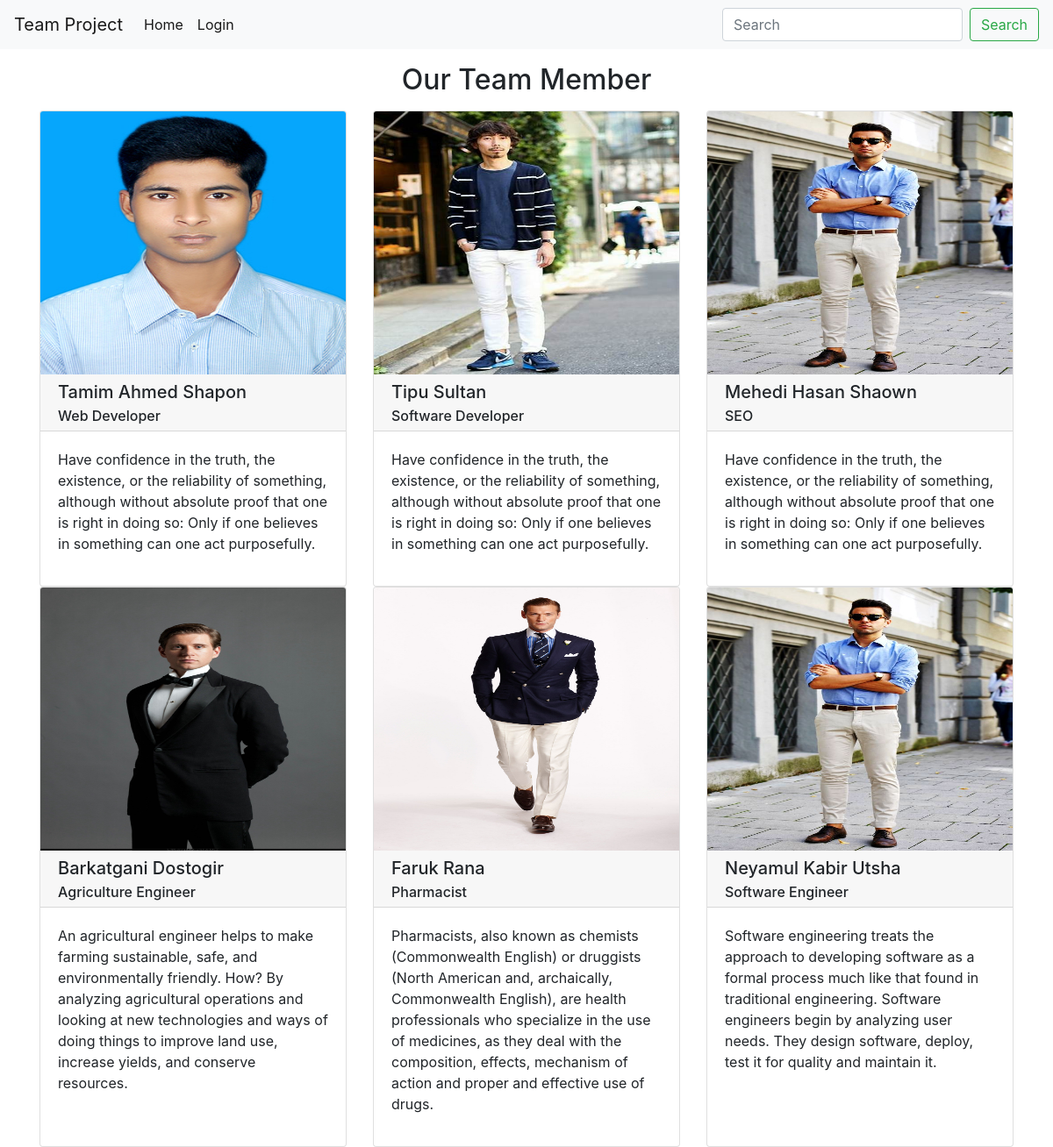
The page /userPage.php on the database as committed earlier.
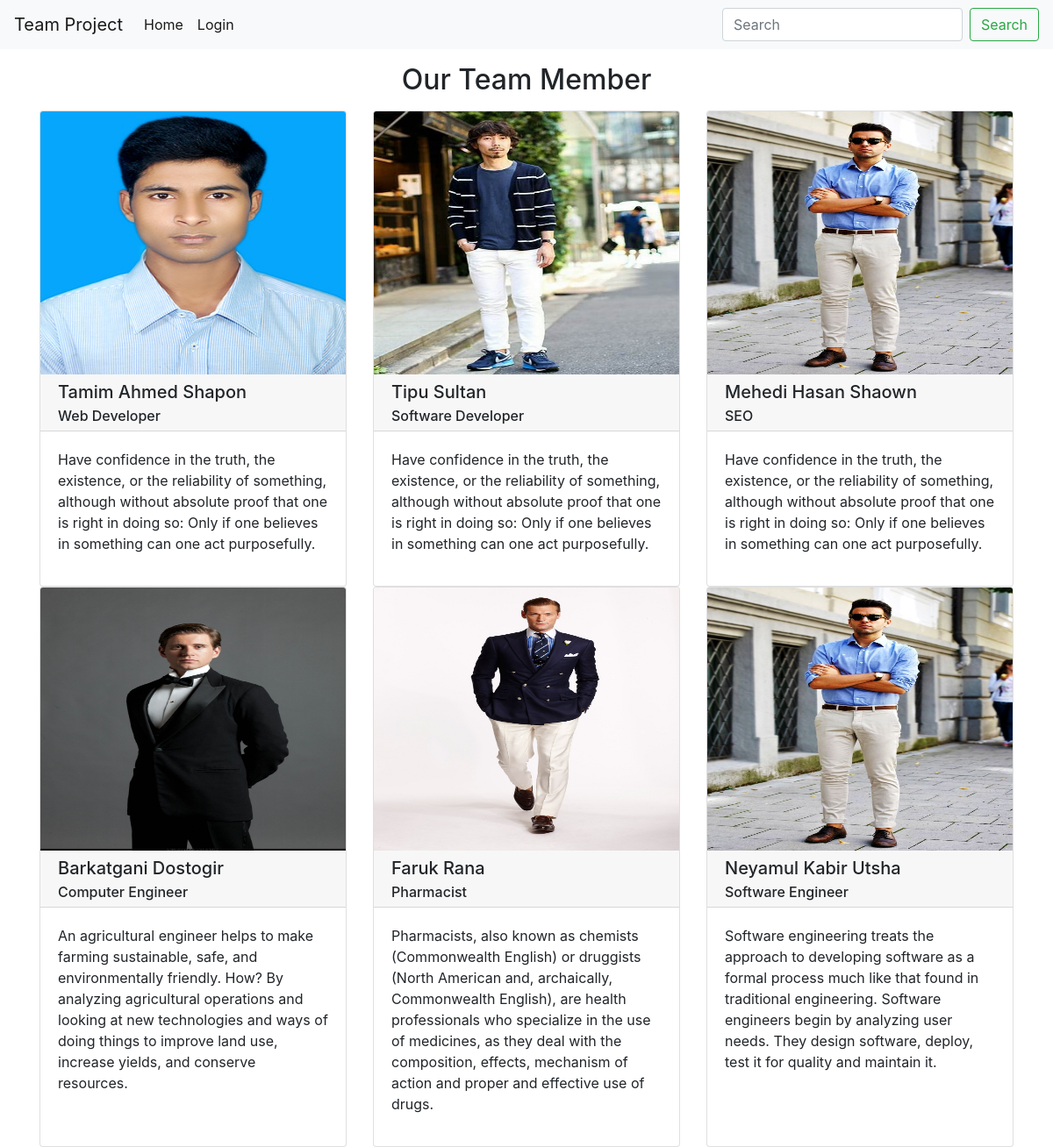
The same page on the database as committed later.
### tables this page shows
CREATE TABLE `member_info` (
  `ID` int(10) NOT NULL,
  `Name` text NOT NULL,
  `Image` varchar(100) DEFAULT NULL,
  `Job` varchar(20) NOT NULL,
  `Description` varchar(500) NOT NULL,
  `Location` varchar(50) NOT NULL,
  `Salary` int(6) NOT NULL
);

### userPage.php (the view)
<?php
    include_once('resources/userHeader.php');
    include_once('resources/connection.php');
    $data = $mySql->query("SELECT* FROM member_info");
?>
    <div class="container">
        <h2 class="text-center my-3">Our Team Member</h2>
        <div class="row">
            <?php  while ($dt = $data->fetch_assoc()) { ?>
                <div class="col col-md-4">
                    <div class="card h-100">
                        <img src="images/<?php echo $dt['Image'];?>" alt="" class="card-img-top" style="height:300px;">
                        <div class="card-header py-2" style="height:65px;">
                            <h5 class="card-title"><?php echo $dt['Name'];?></h5>
                            <h6 class="card-subtitle"><?php echo $dt['Job'];?></h6>
                        </div>
                        <div class="card-body">
                            <div class="card-text">
                                <p>
                                    <?php echo $dt['Description'];?>
                                </p>
                            </div>
                        </div>
                    </div>
                </div>
            <?php } ?>
        </div>
    </div>
<?php
    include_once('resources/footer.php');
?>

Rows that differ between the two databases and show on the page:
changed member_info "Barkatgani Dostogir": Job "Agriculture Engineer" → "Computer Engineer"
